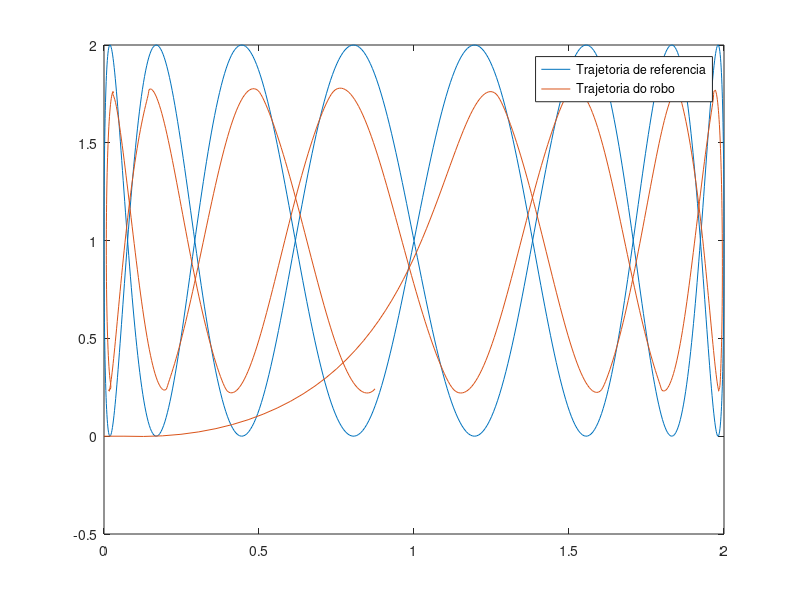

Reproduce this figure in MATLAB.
clear

% Tempo de amostragem
Ts = 0.033;

% Tempo de simulacao
t = 0:Ts:30;

% Trajetoria
ganho = 1;
freq = 2*pi/30;
traj = [1 + ganho*sin(freq*t); 1 + ganho*sin(8*freq*t)];

% Definicao do sistema
G = [0 1 0 0;
     0 0 0 0;
     0 0 0 1;
     0 0 0 0];

H = [0 0;
     1 0;
     0 0;
     0 1];
 
C = [1;
     1;
     0];
 

% Calculo da matriz de ganho K
poles = [-1, -1, -2, -2];
K = place(G, H, poles);

% Condicao inicial
i_pose = [0, 0, 0];
i_vel = [(traj(1,2) - traj(1,1))/Ts, (traj(2,2) - traj(2,1))/Ts];

% Set das variaveis do primeiro loop
x_pos = i_pose(1);
y_pos = i_pose(2);
theta = i_pose(3);
x_vel = i_vel(1);
y_vel = i_vel(2);

robot_x_pos = [];
robot_y_pos = [];

% Loop de simulacao
for k = 1:length(t)
    robot_x_pos = [robot_x_pos; x_pos];
    robot_y_pos = [robot_y_pos; y_pos];
    
    % Calculo das referencias por loop
    x_pos_ref = traj(1,k);
    y_pos_ref = traj(2,k);
    x_vel_ref  = (x_pos_ref - x_pos);
    y_vel_ref  = (y_pos_ref - y_pos);
    
    % Calculo dos estados (erros)
    z_e = [x_pos_ref - x_pos;
           x_vel_ref - x_vel;
           y_pos_ref - y_pos;
           y_vel_ref - y_vel];
      
    % Calculo das aceleraçoes de referencia
    x_a_ref = x_vel_ref - x_vel;
    y_a_ref = y_vel_ref - y_vel;
    
    % Lei de controle
    mid_u = K*z_e + [x_a_ref; y_a_ref];
    
    % Calculo da matriz F
    v = sqrt((x_vel)^2 + (y_vel)^2);
    F = [cos(theta) -v*sin(theta);
         sin(theta) v*cos(theta)]; 
    final_u = F^(-1)*mid_u;
    
    % Entrada no robo
    v = final_u(1)*Ts + v; % integra dv
    w = final_u(2);
    robot_input = [v; w];
    robot_cinematic = [cos(theta) 0;
                       sin(theta) 0;
                                0 1];
    dout_robot = robot_cinematic * robot_input;
    
    % "Leitura" dos estados do robô (integrando a saída)
    out_robot = [x_pos + Ts*dout_robot(1);
                 y_pos + Ts*dout_robot(2);
                 theta + Ts*dout_robot(3)];
    
    x_vel = dout_robot(1);
    y_vel = dout_robot(2);
    
    x_pos = out_robot(1);
    y_pos = out_robot(2);
    theta = out_robot(3);
end

plot(traj(1,:), traj(2,:));
hold on
plot(robot_x_pos, robot_y_pos);
hold off
legend("Trajetoria de referencia", "Trajetoria do robo");
